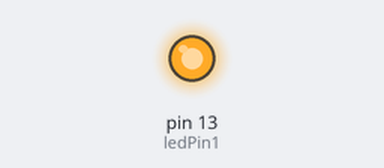
Recording of a sketch running on a simulated Arduino Uno, built with avr-gcc and run on an emulated ATmega328P. Parts: output pins drawn as LEDs (lit = HIGH).

Above: at 0.2 s.
At 3.9 s:
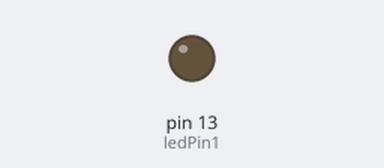
Timing chart, 0 to 6.4 s (numbered marks = the images above):
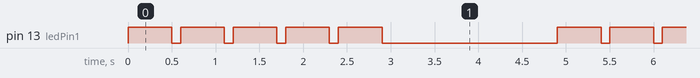

The sketch:

meeting.ino
```cpp
int ledPin1 = 13;

void setup() {

  pinMode(ledPin1, OUTPUT);

}
void loop() {


  digitalWrite(LED_BUILTIN, HIGH);
  delay(500);
  digitalWrite(LED_BUILTIN, LOW);
  delay(100);

  digitalWrite(LED_BUILTIN, HIGH);
  delay(500);
  digitalWrite(LED_BUILTIN, LOW);
  delay(100);

  digitalWrite(LED_BUILTIN, HIGH);
  delay(500);
  digitalWrite(LED_BUILTIN, LOW);
  delay(100);

  digitalWrite(LED_BUILTIN, HIGH);
  delay(500);
  digitalWrite(LED_BUILTIN, LOW);
  delay(100);

  digitalWrite(LED_BUILTIN, HIGH);
  delay(500);
  digitalWrite(LED_BUILTIN, LOW);
  delay(2000);
}
```

Measured:
- by itself, pin 13 (ledPin1): repeats every 4.9 s: 4 × (LOW 0.10 s, HIGH 0.50 s), LOW 2.0 s, HIGH 0.50 s
- by itself, everything shown: repeats every 4.9 s, in 10 steps
